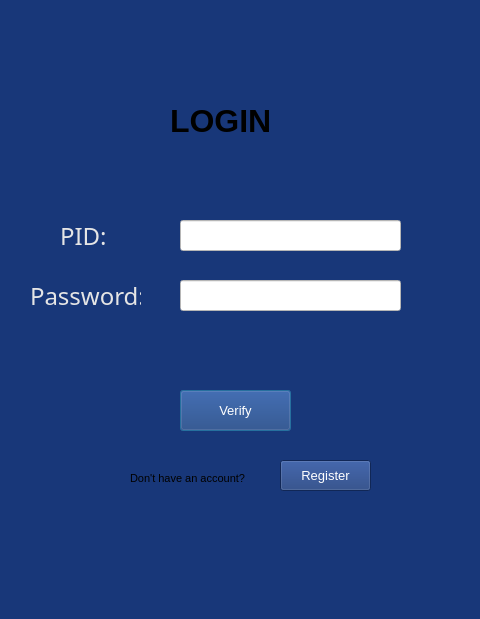
<?xml version="1.0" encoding="UTF-8"?>
<ui version="4.0">
 <class>Dialog</class>
 <widget class="QDialog" name="Dialog">
  <property name="geometry">
   <rect>
    <x>0</x>
    <y>0</y>
    <width>480</width>
    <height>619</height>
   </rect>
  </property>
  <property name="font">
   <font>
    <pointsize>10</pointsize>
   </font>
  </property>
  <property name="windowTitle">
   <string>Dialog</string>
  </property>
  <property name="styleSheet">
   <string notr="true">background-color: rgb(12, 38, 186);
background-color: rgb(24, 55, 121);</string>
  </property>
  <widget class="QLabel" name="label">
   <property name="geometry">
    <rect>
     <x>170</x>
     <y>100</y>
     <width>151</width>
     <height>41</height>
    </rect>
   </property>
   <property name="font">
    <font>
     <pointsize>24</pointsize>
     <weight>75</weight>
     <bold>true</bold>
    </font>
   </property>
   <property name="autoFillBackground">
    <bool>false</bool>
   </property>
   <property name="styleSheet">
    <string notr="true">colour:rgb(236, 236, 235); text-font:25pt;</string>
   </property>
   <property name="text">
    <string>LOGIN</string>
   </property>
  </widget>
  <widget class="QLabel" name="PID_2">
   <property name="geometry">
    <rect>
     <x>60</x>
     <y>220</y>
     <width>61</width>
     <height>31</height>
    </rect>
   </property>
   <property name="font">
    <font>
     <family>Perpetua</family>
     <pointsize>18</pointsize>
     <weight>50</weight>
     <italic>false</italic>
     <bold>false</bold>
    </font>
   </property>
   <property name="styleSheet">
    <string notr="true">color: rgb(229, 229, 229);
font: 18pt &quot;Perpetua&quot;;
</string>
   </property>
   <property name="text">
    <string>PID:</string>
   </property>
  </widget>
  <widget class="QLineEdit" name="PID">
   <property name="geometry">
    <rect>
     <x>180</x>
     <y>220</y>
     <width>221</width>
     <height>31</height>
    </rect>
   </property>
   <property name="font">
    <font>
     <pointsize>15</pointsize>
    </font>
   </property>
   <property name="styleSheet">
    <string notr="true">background-color: rgb(255, 255, 255);
color: rgb(50, 50, 50);
text-font: 13pt;</string>
   </property>
   <property name="text">
    <string/>
   </property>
  </widget>
  <widget class="QLabel" name="password_2">
   <property name="geometry">
    <rect>
     <x>30</x>
     <y>280</y>
     <width>111</width>
     <height>31</height>
    </rect>
   </property>
   <property name="font">
    <font>
     <family>Perpetua</family>
     <pointsize>18</pointsize>
     <weight>50</weight>
     <italic>false</italic>
     <bold>false</bold>
    </font>
   </property>
   <property name="styleSheet">
    <string notr="true">color: rgb(229, 229, 229);
font: 18pt &quot;Perpetua&quot;;
</string>
   </property>
   <property name="text">
    <string>Password:</string>
   </property>
  </widget>
  <widget class="QLineEdit" name="password">
   <property name="geometry">
    <rect>
     <x>180</x>
     <y>280</y>
     <width>221</width>
     <height>31</height>
    </rect>
   </property>
   <property name="font">
    <font>
     <pointsize>15</pointsize>
    </font>
   </property>
   <property name="styleSheet">
    <string notr="true">background-color: rgb(255, 255, 255);
color: rgb(50, 50, 50);
text-font: 13pt;</string>
   </property>
   <property name="text">
    <string/>
   </property>
  </widget>
  <widget class="QPushButton" name="verify">
   <property name="geometry">
    <rect>
     <x>180</x>
     <y>390</y>
     <width>111</width>
     <height>41</height>
    </rect>
   </property>
   <property name="font">
    <font>
     <pointsize>10</pointsize>
    </font>
   </property>
   <property name="styleSheet">
    <string notr="true">
color: rgb(255, 255, 255);</string>
   </property>
   <property name="text">
    <string>Verify</string>
   </property>
  </widget>
  <widget class="QLabel" name="label_4">
   <property name="geometry">
    <rect>
     <x>130</x>
     <y>470</y>
     <width>141</width>
     <height>16</height>
    </rect>
   </property>
   <property name="font">
    <font>
     <pointsize>8</pointsize>
    </font>
   </property>
   <property name="text">
    <string>Don't have an account?</string>
   </property>
  </widget>
  <widget class="QPushButton" name="createaccbutton">
   <property name="geometry">
    <rect>
     <x>280</x>
     <y>460</y>
     <width>91</width>
     <height>31</height>
    </rect>
   </property>
   <property name="styleSheet">
    <string notr="true">color: rgb(255, 255, 255);
font: 75 10pt &quot;MS Shell Dlg 2&quot;;</string>
   </property>
   <property name="text">
    <string>Register</string>
   </property>
  </widget>
 </widget>
 <resources/>
 <connections/>
</ui>
